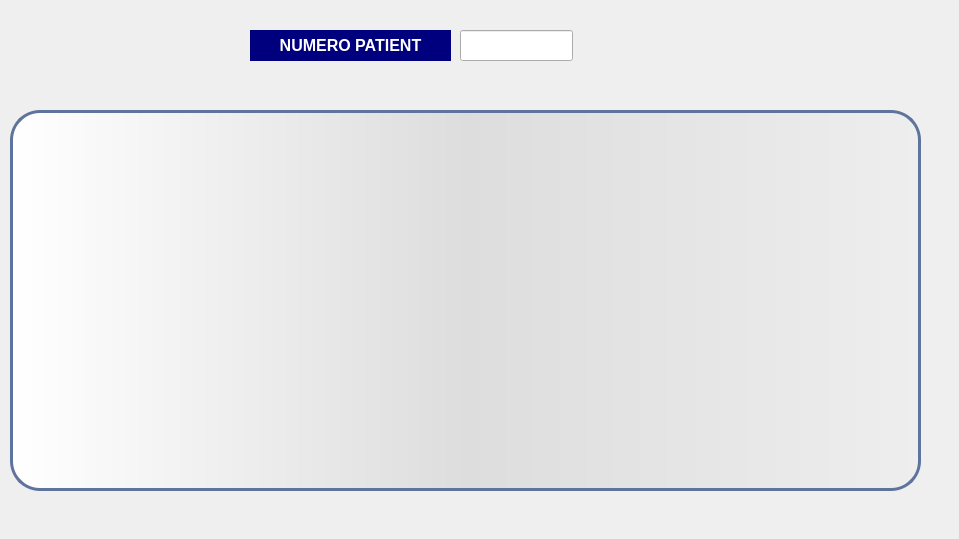
      <widget class="QWidget" name="tab_35">
       <attribute name="title">
        <string>Rechercher un patient</string>
       </attribute>
       <widget class="QLabel" name="p5_3">
        <property name="geometry">
         <rect>
          <x>0</x>
          <y>0</y>
          <width>950</width>
          <height>530</height>
         </rect>
        </property>
        <property name="text">
         <string/>
        </property>
       </widget>
       <widget class="QLineEdit" name="rech_2">
        <property name="geometry">
         <rect>
          <x>460</x>
          <y>30</y>
          <width>113</width>
          <height>31</height>
         </rect>
        </property>
       </widget>
       <widget class="QLabel" name="label_47">
        <property name="geometry">
         <rect>
          <x>250</x>
          <y>30</y>
          <width>201</width>
          <height>31</height>
         </rect>
        </property>
        <property name="font">
         <font>
          <pointsize>12</pointsize>
          <weight>75</weight>
          <bold>true</bold>
         </font>
        </property>
        <property name="styleSheet">
         <string notr="true">color: rgb(255, 255, 255);
background-color: rgb(0, 0, 127);</string>
        </property>
        <property name="text">
         <string>&lt;html&gt;&lt;head/&gt;&lt;body&gt;&lt;p align=&quot;center&quot;&gt;NUMERO PATIENT&lt;/p&gt;&lt;/body&gt;&lt;/html&gt;</string>
        </property>
       </widget>
       <widget class="QTableView" name="tabr_3">
        <property name="geometry">
         <rect>
          <x>10</x>
          <y>110</y>
          <width>911</width>
          <height>381</height>
         </rect>
        </property>
        <property name="styleSheet">
         <string notr="true">QTableView {border:3px solid #5E749C;text-align:top;padding:4px;border-radius:30px;background:QLinearGradient(x1: 0,y1: 0,x2: 1,y2: 0,stop: 0 #fff,stop: 1 #eee,stop: 0.5 #ddd,stop: 1 #eee);width:15px;}
QTableView::item:focus{selection-background-color:blue;}
QScrollBar:horizontal{width: 20px;background:none;}</string>
        </property>
       </widget>
      </widget>
